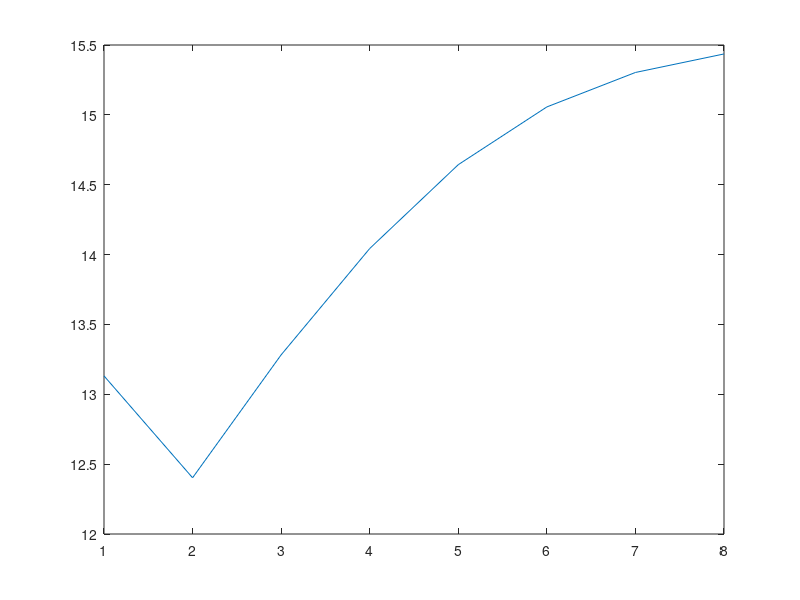

Write MATLAB code to recreate this figure.
clc; clear all; close all; 
%% Initial value
load('params.mat');
LINK_NUM = 3;
G = [0.8, 0.03, 0.001; 
    0.03, 0.75, 0.04;
    0.001, 0.04, 0.8];
Gii = diag(G);
P = unifrnd(0,P_max,LINK_NUM,1); %inital P
P_new = zeros(LINK_NUM,1);
SINR = zeros(LINK_NUM,1); 
lambda_init = LAGRANIAN_INIT*ones(LINK_NUM,1); %inital lambda
eta_init = 1; eta_step = 0.9;
value = [];
%% Gradient descent
lambda = lambda_init; 
eta = eta_init;
for iter_in = 1:MAX_ITER %update lambda
    SINR = Gii.*P./(noise+G*P-Gii.*P);
    val = sum(log2(SINR));
    value = [value;val];
    for i = 1:LINK_NUM %update Pi
        Pi_inner=0;
        for j=1:LINK_NUM
            if j~=i
               Gji = G(j,i);
               Gij = G(i,j);
               Pi_inner = Pi_inner + Gji/(G(:,j)'*P - G(j,j)*P(j)+noise);
            end
        end
        P_new(i) = 1/(lambda(i) + Pi_inner);     
    end
    if abs(P-P_new) < TOLERANCE
        
        break;
    end
    eta = eta*eta_step;
    lambda = max(lambda - eta*(P_max-P_new),0);
    P=P_new;
end
P
val
iter_in
figure;
plot(value);